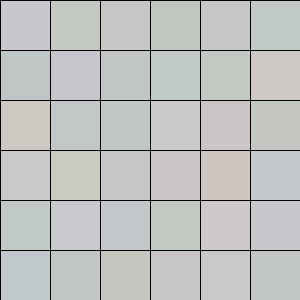
Frame 1 (no input)
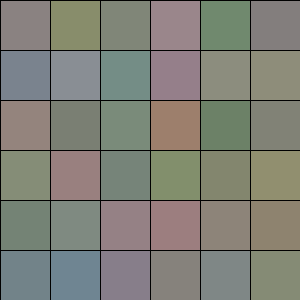
Frame 60 (the mouse pressed at the canvas centre just before this capture)
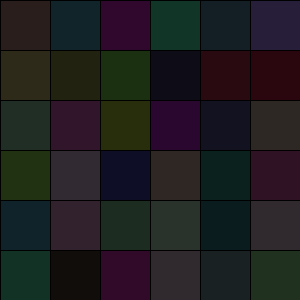
Frame 120 (the mouse held since frame 60 and released just before this capture)

The Processing sketch that drew these frames (run headless with seeded random() and noise(); from frame 60 on, the mouse is pressed at the canvas centre):

// Processing sketch: processing_121744
// ── processing_121744.pde

int blocksize;
 
void setup() {
 
size(300,300);
  blocksize = 50;
  stroke(0);
}
 
void draw() {
  for(int y=0; y<height; y+=blocksize) {
    for(int x=0; x<width;x+=blocksize) {
      if (mousePressed){
         
        //Quadres que apareixen quan cliques i mantens clicat
        fill(random(50),random(50), random(50));
        rect(x,y,blocksize,blocksize);
           
    }        
        //Quadres inicials
        fill(random(255),random(90,170), random(240), 15);
        rect(x,y,blocksize,blocksize);
    }
  }
}
